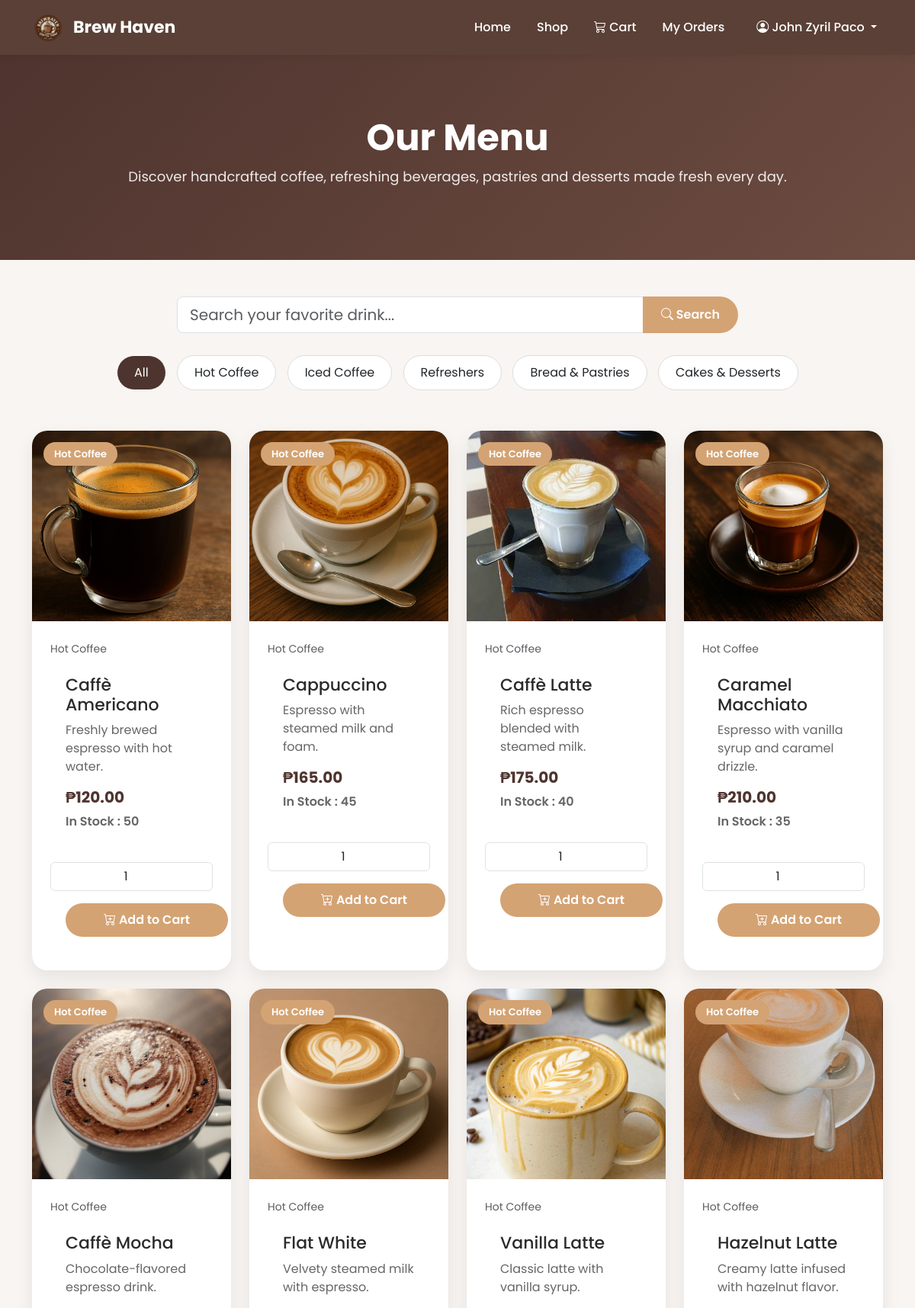
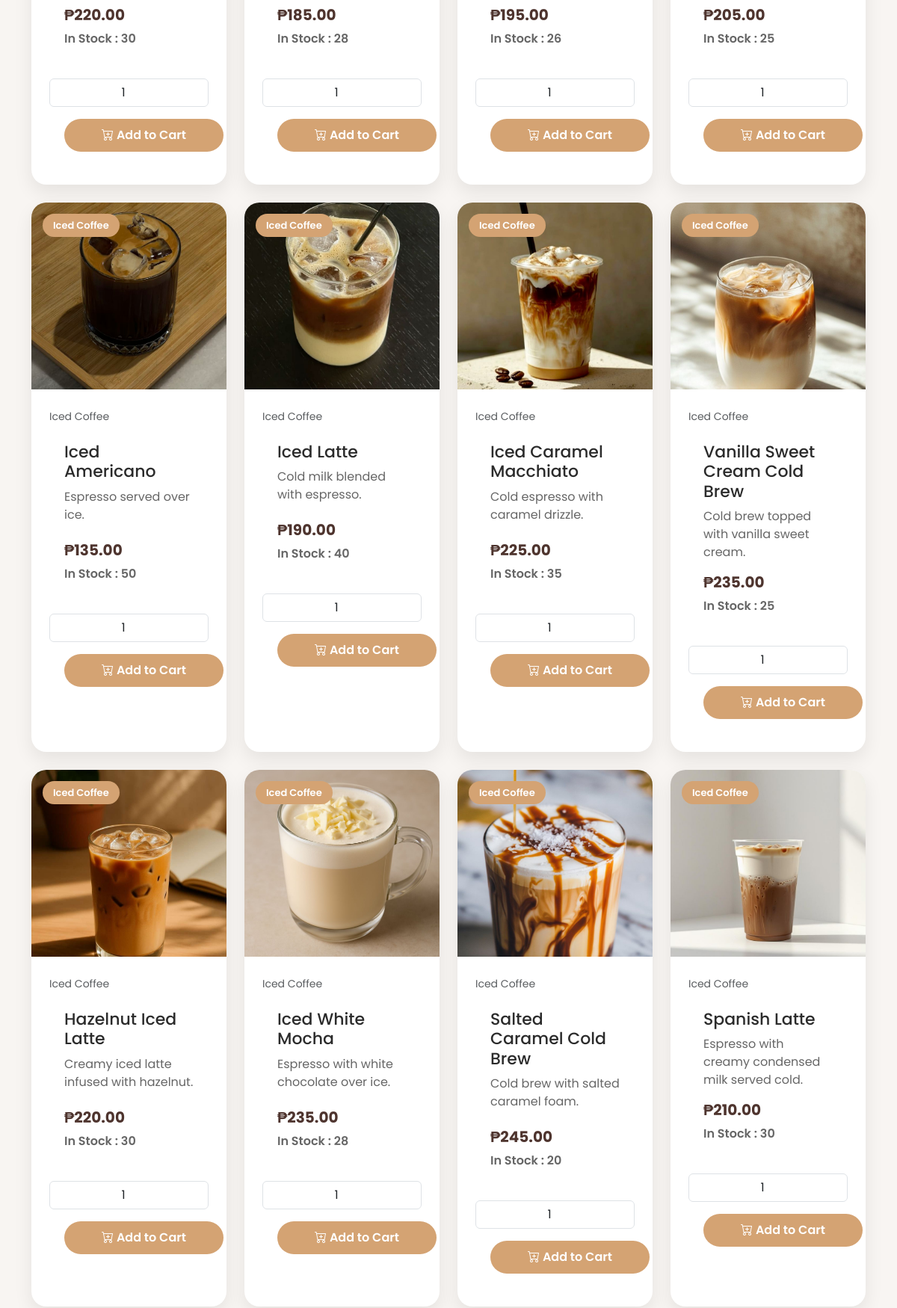
The app's page /buyer/shop.php (signed in, upper part) with its own data (2 pictures, top to bottom).
### tables this page shows
CREATE TABLE `products` (
  `id` int(11) NOT NULL,
  `category_id` int(11) NOT NULL,
  `product_type` enum('Drink','Food') NOT NULL DEFAULT 'Drink',
  `product_name` varchar(150) NOT NULL,
  `description` text NOT NULL,
  `size` enum('Regular','Medium','Large') DEFAULT NULL,
  `price` decimal(10,2) NOT NULL,
  `stock` int(11) NOT NULL,
  `image` varchar(255) DEFAULT 'default.png',
  `status` enum('Available','Unavailable') DEFAULT 'Available',
  `created_at` timestamp NOT NULL DEFAULT current_timestamp(),
  `featured` enum('Yes','No') DEFAULT 'No'
);

CREATE TABLE `categories` (
  `id` int(11) NOT NULL,
  `category_name` varchar(100) NOT NULL,
  `created_at` timestamp NOT NULL DEFAULT current_timestamp()
);

### buyer/shop.php (the view, shortened to what this page needs)
<?php
include("../config/database.php");
include("../includes/header.php");
include("../includes/navbar.php");
$search = "";
$category = "";
$query = "SELECT products.*, categories.category_name
FROM products
INNER JOIN categories
ON products.category_id = categories.id
WHERE products.status='Available'";
$query .= " ORDER BY products.id ASC";
$products = mysqli_query($conn, $query);
?>
<section class="shop-banner">
    <div class="container text-center">
        <h1>Our Menu</h1>
        <p>
            Discover handcrafted coffee, refreshing beverages,
            pastries and desserts made fresh every day.
        </p>
    </div>
</section>
<section class="container mt-5">
    <form method="GET">
        <div class="row justify-content-center">
            <div class="col-lg-8">
                <div class="input-group">
                    <input
                        type="text"
                        name="search"
                        value="<?php echo htmlspecialchars($search); ?>"
                        class="form-control form-control-lg"
                        placeholder="Search your favorite drink...">
                    <button class="btn btn-warning" type="submit">
                        <i class="bi bi-search"></i>
                        Search
                    </button>
                </div>
            </div>
        </div>
    </form>
</section>
<section class="container mt-4">
    <div class="text-center">
        <a href="shop.php?search=<?php echo urlencode($search); ?>"
           class="btn btn-category <?php echo ($category=="") ? "active" : ""; ?>">
           All
        </a>
       <a href="shop.php?category=Hot Coffee&search=<?php echo urlencode($search); ?>"
        class="btn btn-category <?php echo ($category=="Hot Coffee") ? "active" : ""; ?>">
        Hot Coffee
        </a>
        <a href="shop.php?category=Iced Coffee&search=<?php echo urlencode($search); ?>"
           class="btn btn-category <?php echo ($category=="Iced Coffee") ? "active" : ""; ?>">
        Iced Coffee
        </a>
        <a href="shop.php?category=Refreshers&search=<?php echo urlencode($search); ?>"
           class="btn btn-category <?php echo ($category=="Refreshers") ? "active" : ""; ?>">
            Refreshers
        </a>
        <a href="shop.php?category=<?php echo urlencode('Bread & Pastries'); ?>&search=<?php echo urlencode($search); ?>"
        class="btn btn-category <?php echo ($category=="Bread & Pastries") ? "active" : ""; ?>">
            Bread & Pastries
        </a>
      <a href="shop.php?category=<?php echo urlencode('Cakes & Desserts'); ?>&search=<?php echo urlencode($search); ?>"
         class="btn btn-category <?php echo ($category=="Cakes & Desserts") ? "active" : ""; ?>">
      Cakes & Desserts
      </a>
    </div>
</section>
<section class="container py-5">
    <div class="row g-4 justify-content-center">
      <?php while($row = mysqli_fetch_assoc($products)) { ?>
<div class="col-xl-3 col-lg-4 col-md-6">
    <div class="shop-card">
            <span class="badge-category">
                <?php echo htmlspecialchars($row['category_name']); ?>
            </span>
        <img
            src="../assets/images/products/<?php echo htmlspecialchars($row['image']); ?>"
            alt="<?php echo htmlspecialchars($row['product_name']); ?>">
        <div class="p-4">
            <small class="text-muted">
                <?php echo htmlspecialchars($row['category_name']); ?>
            </small>
            <h4 class="mt-2">
                <?php echo htmlspecialchars($row['product_name']); ?>
            </h4>
            <p>
                <?php echo htmlspecialchars($row['description']); ?>
            </p>
            <h5>
                ₱<?php echo number_format($row['price'],2); ?>
            </h5>
            <p class="stock-text">
                In Stock : <?php echo (int)$row['stock']; ?>
            </p>
        <form
    action="add_to_cart.php"
    method="POST">
    <div class="quantity-box">
        <input
            type="number"
            name="quantity"
            value="1"
            min="1"
            max="<?php echo $row['stock']; ?>"
            class="form-control text-center">
    </div>
    <button
        type="submit"
        class="btn btn-warning w-100 mt-3">
        <i class="bi bi-cart-plus"></i>
        Add to Cart
    </button>
</form>
        </div>
    </div>
</div>
    <?php } ?>
</div>
</section>
<?php
include("../includes/footer.php");
?>

### assets/css/style.css (style rules this page uses)
:root { --primary:#4E342E; --secondary:#6D4C41; --accent:#D4A373; --light:#FFF8F1; --bg:#F8F5F2; --text:#2B2B2B; }
* { margin:0; padding:0; box-sizing:border-box; font-family:'Poppins',sans-serif; }
html { scroll-behavior:smooth; }
body { background:var(--bg); color:var(--text); }
.btn-warning { background:#D4A373; border:none; color:white; border-radius:30px; padding:10px 24px; font-weight:600; }
.shop-banner { background: linear-gradient(135deg,#4E342E,#6D4C41); color:#fff; padding:80px 0; margin-bottom:40px; }
.shop-banner h1 { font-size:48px; font-weight:700; }
.shop-banner p { font-size:18px; opacity:.9; }
.btn-category { border:1px solid #ddd; background:#fff; margin:5px; padding:10px 22px; border-radius:30px; transition:.3s; }
.btn-category:hover, .btn-category.active { background:#4E342E; color:#fff; }
.shop-card { background:#fff; border-radius:20px; overflow:hidden; box-shadow:0 10px 25px rgba(0,0,0,.08); transition:.35s; height:100%; position:relative; }
.shop-card img { width:100%; height:250px; object-fit:cover; }
.shop-card h4 { padding:15px 20px 0; font-size:22px; }
.shop-card p { padding:0 20px; color:#666; min-height:55px; }
.shop-card h5 { padding:0 20px; color:#4E342E; font-weight:bold; }
.shop-card button { margin:20px; }
.badge-category { position:absolute; top:15px; left:15px; background:#D4A373; color:#fff; padding:6px 14px; border-radius:30px; font-size:13px; font-weight:600; }
.stock-text { color:#2E7D32; font-weight:600; margin-bottom:10px; }
.quantity-box { display:flex; justify-content:center; align-items:center; gap:15px; }
.shop-card { overflow:hidden; }
.shop-card img { transition:.35s; }

### records on screen
products: category.category_name "Hot Coffee", image (picture), product_name "Caffè Americano", description "Freshly brewed espresso with hot water.", price "120.00", stock "50"
products: category.category_name "Hot Coffee", image (picture), product_name "Cappuccino", description "Espresso with steamed milk and foam.", price "165.00", stock "45"
products: category.category_name "Hot Coffee", image (picture), product_name "Caffè Latte", description "Rich espresso blended with steamed milk.", price "175.00", stock "40"
products: category.category_name "Hot Coffee", image (picture), product_name "Caramel Macchiato", description "Espresso with vanilla syrup and caramel drizzle.", price "210.00", stock "35"
products: category.category_name "Hot Coffee", image (picture), product_name "Caffè Mocha", description "Chocolate-flavored espresso drink.", price "220.00", stock "30"
products: category.category_name "Hot Coffee", image (picture), product_name "Flat White", description "Velvety steamed milk with espresso.", price "185.00", stock "28"
products: category.category_name "Hot Coffee", image (picture), product_name "Vanilla Latte", description "Classic latte with vanilla syrup.", price "195.00", stock "26"
products: category.category_name "Hot Coffee", image (picture), product_name "Hazelnut Latte", description "Creamy latte infused with hazelnut flavor.", price "205.00", stock "25"
products: category.category_name "Iced Coffee", image (picture), product_name "Iced Americano", description "Espresso served over ice.", price "135.00", stock "50"
products: category.category_name "Iced Coffee", image (picture), product_name "Iced Latte", description "Cold milk blended with espresso.", price "190.00", stock "40"
products: category.category_name "Iced Coffee", image (picture), product_name "Iced Caramel Macchiato", description "Cold espresso with caramel drizzle.", price "225.00", stock "35"
products: category.category_name "Iced Coffee", image (picture), product_name "Vanilla Sweet Cream Cold Brew", description "Cold brew topped with vanilla sweet cream.", price "235.00", stock "25"
products: category.category_name "Iced Coffee", image (picture), product_name "Hazelnut Iced Latte", description "Creamy iced latte infused with hazelnut.", price "220.00", stock "30"
products: category.category_name "Iced Coffee", image (picture), product_name "Iced White Mocha", description "Espresso with white chocolate over ice.", price "235.00", stock "28"
products: category.category_name "Iced Coffee", image (picture), product_name "Salted Caramel Cold Brew", description "Cold brew with salted caramel foam.", price "245.00", stock "20"
products: category.category_name "Iced Coffee", image (picture), product_name "Spanish Latte", description "Espresso with creamy condensed milk served cold.", price "210.00", stock "30"

### other values on screen
$_SESSION['fullname'] "John Zyril Paco"
